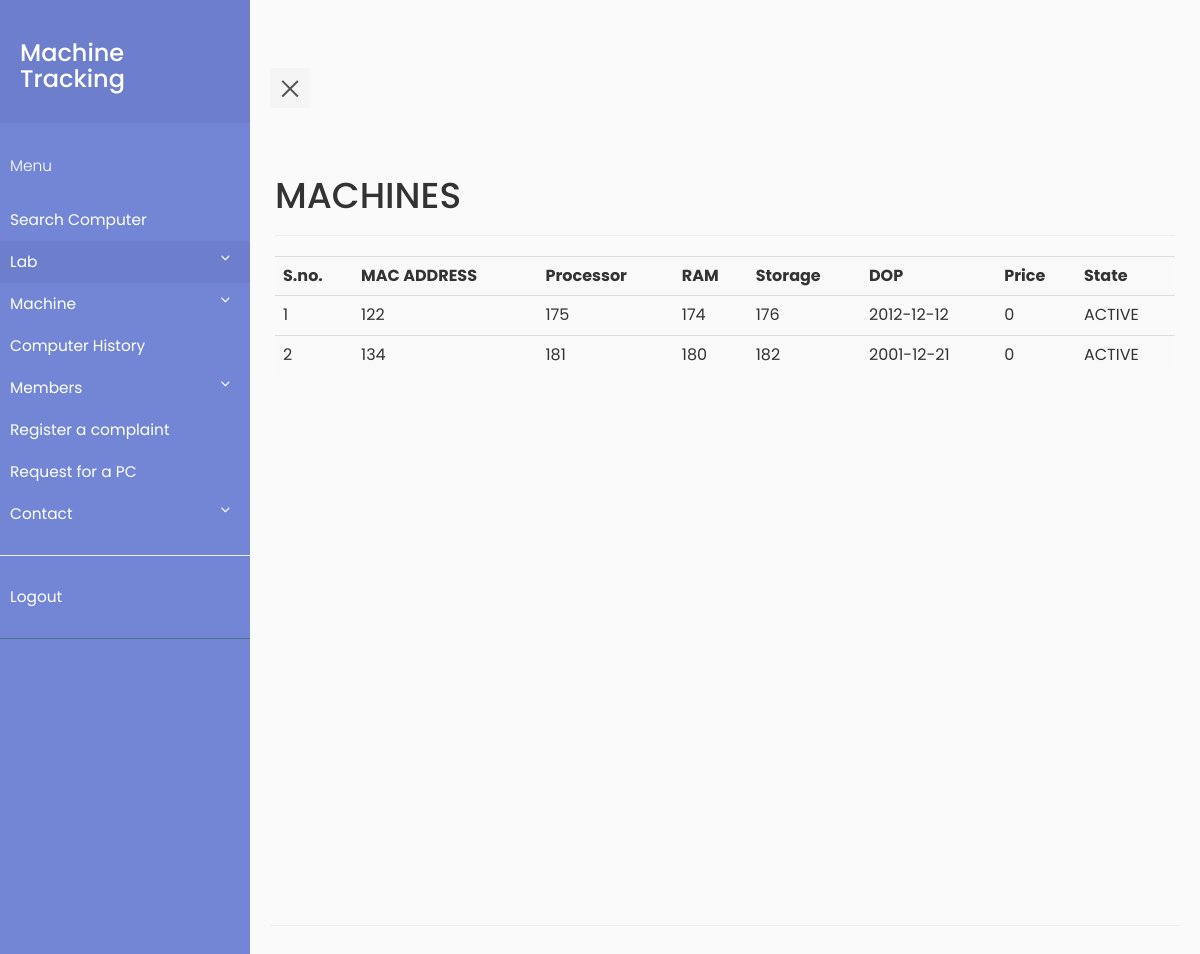
/viewpc.php (signed in), run on an earlier commit of the app's database.
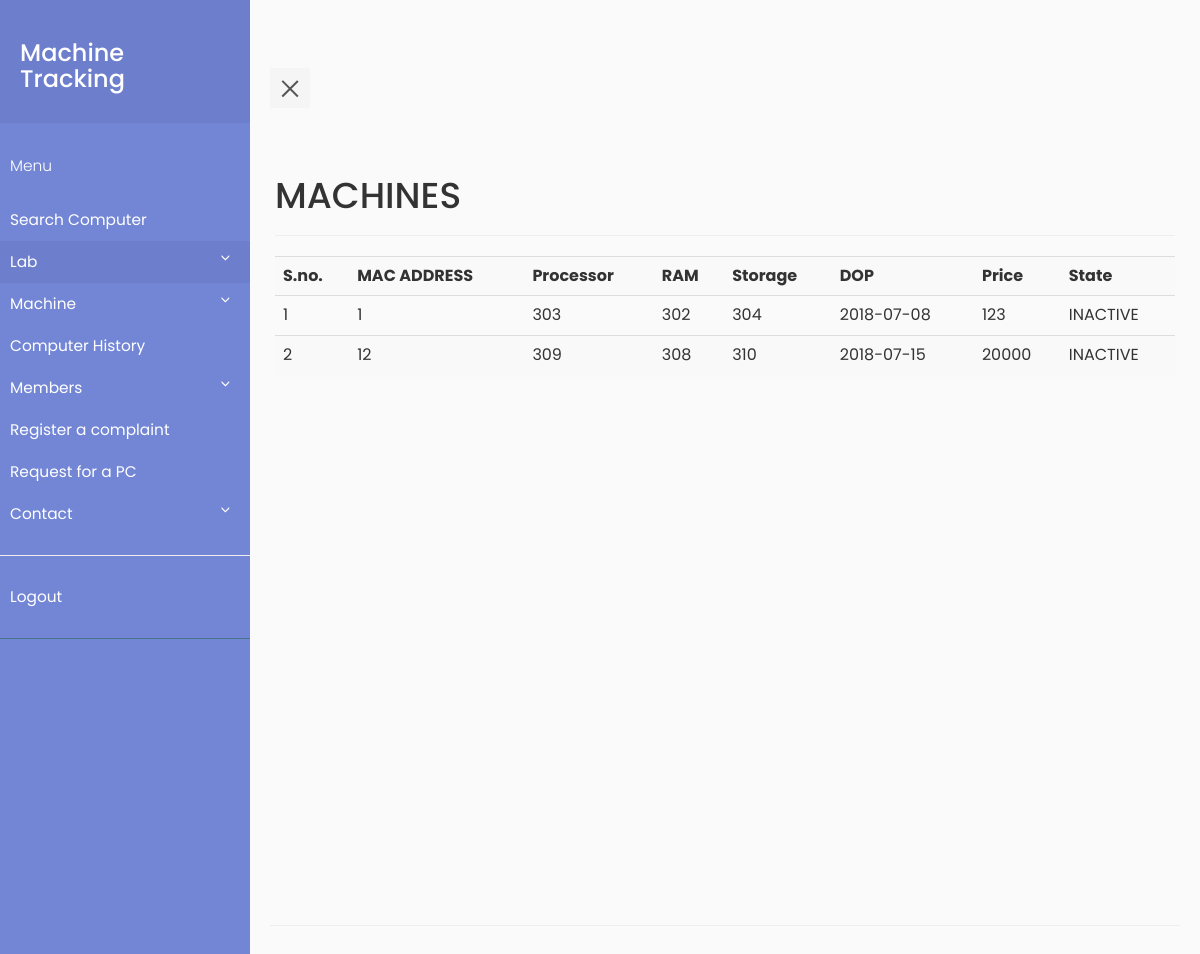
And on a later commit of the database.
### tables this page shows
CREATE TABLE `machine` (
  `machine_id` int(11) NOT NULL,
  `MAC_ADDR` varchar(30) DEFAULT NULL,
  `processor` int(11) NOT NULL,
  `ram` int(11) NOT NULL,
  `memory` int(11) NOT NULL,
  `DOP` date DEFAULT NULL,
  `price` int(11) DEFAULT NULL,
  `state` varchar(10) DEFAULT NULL,
  `os` varchar(30) DEFAULT NULL,
  `monitor` int(11) NOT NULL,
  `keyboard` int(11) NOT NULL,
  `mouse` int(11) NOT NULL,
  `grn` int(11) NOT NULL,
  `generation` varchar(10) DEFAULT NULL
);

### viewpc.php (the view, shortened to what this page needs)
<?php
    require_once "pdo.php";
?>
<html>
<head>
    <link rel="stylesheet" type="text/css" href="https://maxcdn.bootstrapcdn.com/bootstrap/3.3.7/css/bootstrap.min.css" >
    <link rel="stylesheet" type="text/css" href="style5.css">
</head>
<body>
            <div class="wrapper">
     <?php include "navbar.php" ;?>
         <div class="container-fluid row" id="content">
    <div class="page-header">
    <h1>MACHINES</h1>
    </div>
    <?php
        $stmtcnt = $pdo->query("SELECT COUNT(*) FROM machine ");
        $row = $stmtcnt->fetch(PDO::FETCH_ASSOC);
        if($row['COUNT(*)']!=='0')
        {
            $i=1;
            $stmtread = $pdo->query("SELECT * FROM machine ORDER BY MAC_ADDR");
            echo ("<table class=\"table table-striped\">
                <tr> <th>S.no.</th><th>MAC ADDRESS</th><th>Processor</th><th>RAM</th><th>Storage</th><th>DOP</th><th>Price</th> <th>State</th> </tr>");
            while ( $row = $stmtread->fetch(PDO::FETCH_ASSOC) )
            {
                echo ("<tr>");
                echo ("<td>");
                echo($i);
                echo("</td>");
                echo ("<td>");
                echo(htmlentities($row['MAC_ADDR']));
                echo ("</td>");
                echo ("<td>");
                echo(htmlentities($row['processor']));
                echo ("</td>");
                echo ("<td>");
                echo(htmlentities($row['ram']));
                echo ("</td>");
                echo ("<td>");
                echo(htmlentities($row['memory']));
                echo ("</td>");
                echo ("<td>");
                echo(htmlentities($row['DOP']));
                echo ("</td>");
                echo ("<td>");
                echo(htmlentities($row['price']));
                echo ("</td>");
                echo ("<td>");
                echo(htmlentities($row['state']));
                echo ("</td>");
                $i++;
            }
            echo('</table>');
        }
    ?>
    </div>
</body>
</html>

### navbar.php (shortened to what this page needs)
        <nav id="sidebar">
            <div class="sidebar-header">
                <a href="home.php"><h3>Machine Tracking</h3></a>
            </div>
            <ul class="list-unstyled components">
                <p>Menu</p>
                <li>
                    <a href="searchpc.php">Search Computer</a>
                </li>
                <li class="active">
                    <a href="#homeSubmenu" data-toggle="collapse" aria-expanded="false">Lab</a>
                </li>
                <li class="">
                    <a href="#machinemenu" data-toggle="collapse" aria-expanded="false">Machine</a>
                </li>
                <li>
                    <a href="viewmchistory.php">Computer History</a>
                </li>
                <li class="">
                    <a href="#membermenu" data-toggle="collapse" aria-expanded="false">Members</a>
                <li>
                    <a href="complaint_form.php">Register a complaint</a>
                </li>
                <li>
                    <a href="request_form.php">Request for a PC</a>
                </li>
                </li>
                <li class="">
                    <a href="#contactmenu" data-toggle="collapse" aria-expanded="false">Contact</a>
                </li>
                <hr>
                <li>
                    <a href="logout.php">Logout</a>
                </li>
            </ul>
        </nav>
<div class="container" id="content">
<div class="page-header">
<button type="button" id="sidebarCollapse" class="navbar-btn">
    <span></span>
</button>

### style5.css (style rules this page uses)
body { font-family: 'Poppins', sans-serif; background: #fafafa; }
p { font-family: 'Poppins', sans-serif; font-size: 1.1em; font-weight: 300; line-height: 1.7em; color: #999; }
a, a:hover, a:focus { color: inherit; text-decoration: none; transition: all 0.3s; }
.navbar-btn { box-shadow: none; outline: none !important; border: none; }
.wrapper { display: flex; align-items: stretch; perspective: 1500px; }
#sidebar { min-width: 250px; max-width: 250px; background: #7386D5; color: #fff; transition: all 0.6s cubic-bezier(0.945, 0.020, 0.270, 0.665); transform-origin: bottom left; }
#sidebar .sidebar-header { padding: 20px; background: #6d7fcc; }
#sidebar ul.components { padding: 20px 0; border-bottom: 1px solid #47748b; }
#sidebar ul p { color: #fff; padding: 10px; }
#sidebar ul li a { padding: 10px; font-size: 1.1em; display: block; }
#sidebar ul li.active > a, a[aria-expanded="true"] { color: #fff; background: #6d7fcc; }
a[data-toggle="collapse"] { position: relative; }
a[aria-expanded="false"]::before, a[aria-expanded="true"]::before { content: '\e259'; display: block; position: absolute; right: 20px; font-family: 'Glyphicons Halflings'; font-size: 0.6em; }
#content { padding: 20px; min-height: 100vh; transition: all 0.3s; }
#sidebarCollapse { width: 40px; height: 40px; background: #f5f5f5; }
#sidebarCollapse span { width: 80%; height: 2px; margin: 0 auto; display: block; background: #555; transition: all 0.8s cubic-bezier(0.810, -0.330, 0.345, 1.375); transition-delay: 0.2s; }
#sidebarCollapse span:last-of-type { transform: rotate(-45deg) translate(1px, -1px); }
a:link { text-decoration: none; color:white; }

What changed in the data, as far as the page shows it:
removed machine: MAC_ADDR "122", processor "175", ram "174", memory "176", DOP "2012-12-12", price "0", state "ACTIVE"
removed machine: MAC_ADDR "134", processor "181", ram "180", memory "182", DOP "2001-12-21", price "0", state "ACTIVE"
added machine: MAC_ADDR "1", processor "303", ram "302", memory "304", DOP "2018-07-08", price "123", state "INACTIVE"
added machine: MAC_ADDR "12", processor "309", ram "308", memory "310", DOP "2018-07-15", price "20000", state "INACTIVE"
